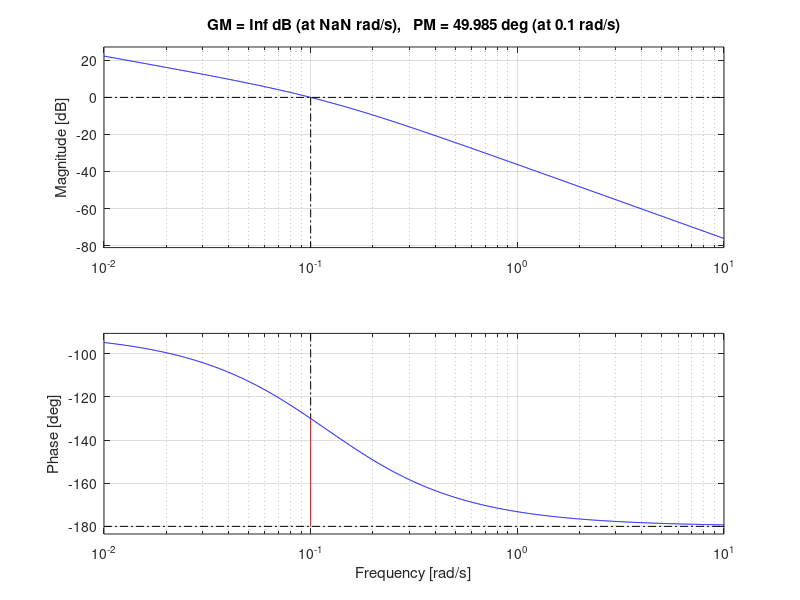

Recreate this plot in MATLAB. (Note: this script raises an error after producing the figure.)
%%Use the correct values for K.
K = 0.16;
T = 70.55;

%%Drawing bode plot.
%%given
w_c = 0.1;
%%0.1 is alpha, defined to lift the phase.
T_f = 0.119*T; 
%%Psi_ref
psi_ref = 30;

K_pd_desibel = -log10(K) + log10(w_c) + log10(abs(complex(1, w_c*T_f)));
K_pd = 10^((K_pd_desibel));
s = tf('s');
H_0 = K * K_pd/(s*(1+T_f*s));
sys = tf(H_0);
bode(H_0);
margin(H_0);

%%Plotting the model
figure;
plot(compass.time, compass.signals.values, 'b');
hold on;
plot(rudder.time, rudder.signals.values, '--k');
legend('Model', 'Ship Compass', 'Rudder input');
xlabel('Time[s]');
ylabel('Degrees[deg]');
xlim([0 300]);
ylim auto;

